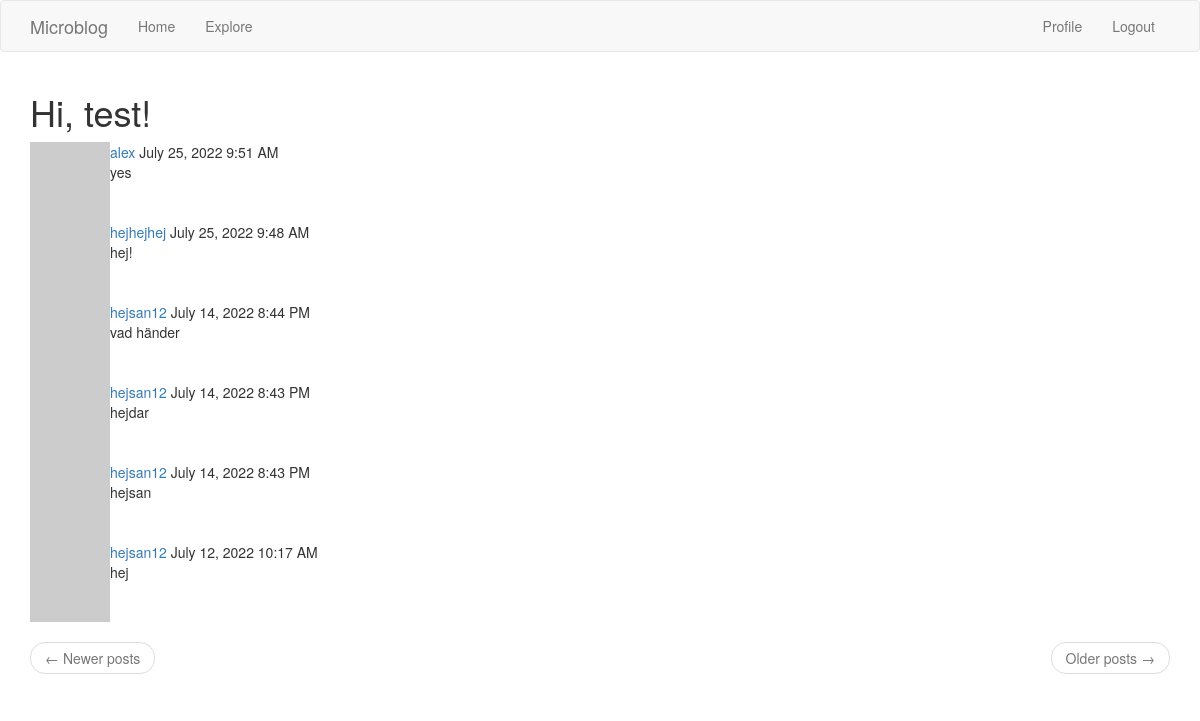
Page /explore (signed in) on the committed database.
### app/models.py (models this page shows, shortened)
class User(UserMixin, db.Model): #Jobba mer med inheritance-classes
    id= db.Column(db.Integer, primary_key=True)
    username= db.Column(db.String(64), index=True, unique=True)
    email= db.Column(db.String(120), index=True, unique=True)
    password_hash= db.Column(db.String(128))
    post= db.relationship('Post', backref='author', lazy= 'dynamic')
    about_me= db.Column(db.String(180))
    last_seen=db.Column(db.DateTime, default=datetime.utcnow)
    def avatar(self, size):
        digest= md5(self.email.lower().encode('utf_8')).hexdigest()
        return 'https://www.gravatar.com/avatar/{}?d=identicon&s={}'.format(digest,size)
    followed = db.relationship(
        'User', secondary=followers,
        primaryjoin=(followers.c.follower_id == id),
        secondaryjoin=(followers.c.followed_id == id),
        backref=db.backref('followers', lazy='dynamic'), lazy='dynamic')

class Post(db.Model):
    id = db.Column(db.Integer, primary_key=True)
    body = db.Column(db.String(140))
    blogpost=db.Column(db.String(280))
    timestamp = db.Column(db.DateTime, index=True, default=datetime.utcnow)
    user_id = db.Column(db.Integer, db.ForeignKey('user.id'))

### app/routes.py (the view)
@app.route('/explore')
@login_required
def explore():
    page=request.args.get('page', 1, type=int)
    posts=Post.query.order_by(Post.timestamp.desc()).paginate(page, app.config['POSTS_PER_PAGE'], False) #global variable see app.config
    next_url= url_for('explore', page=posts.next_num)\
        if posts.has_next else None
    prev_url= url_for('explore', page=posts.prev_num)\
        if posts.has_prev else None
    return render_template('index.html', title='Explore', posts=posts.items, next_url=next_url, prev_url=prev_url)

### app/models.py (called while the page is built)
@login.user_loader
def load_user(id):
    return User.query.get(int(id))

### app/routes.py (called while the page is built)
@app.before_request
def before_request():
    if current_user.is_authenticated:
        current_user.last_seen= datetime.utcnow()
        db.session.commit()
    g.locale=str(get_locale)

### app/templates/index.html (shortened to what this page needs)
{% extends "base.html" %}
{% import 'bootstrap/wtf.html' as wtf %}
{% block app_content %}
    <h1>Hi, {{ current_user.username }}!</h1>
    {% for post in posts %}
        {% include '_post.html' %}
    {% endfor %}
    <nav aria-label="...">
        <ul class="pager">
            <li class="previous{% if not prev_url %} disabled{% endif %}">
                <a href="{{ prev_url or '#' }}">
                    <span aria-hidden="true">&larr;</span> Newer posts
                </a>
            </li>
            <li class="next{% if not next_url %} disabled{% endif %}">
                <a href="{{ next_url or '#' }}">
                    Older posts <span aria-hidden="true">&rarr;</span>
                </a>
            </li>
        </ul>
    </nav>
{% endblock %}

### app/templates/_post.html
<table>
    <tr valign="top">
        <td><img src="{{post.author.avatar(36)}}"></td>
        <td>
            <a href="{{url_for('user', username=post.author.username)}}">
                {{post.author.username}}
            </a>
            {{moment(post.timestamp).format('LLL')}}
             <br> {{post.body}}
        </td>
    </tr>
</table>
 <td>

### rows in the picture
User: username "test"
Post: author.username "alex", timestamp "July 25, 2022 9:51 AM", body "yes"
Post: author.username "hejhejhej", timestamp "July 25, 2022 9:48 AM", body "hej!"
Post: author.username "hejsan12", timestamp "July 14, 2022 8:44 PM", body "vad händer"
Post: author.username "hejsan12", timestamp "July 14, 2022 8:43 PM", body "hejdar"
Post: author.username "hejsan12", timestamp "July 14, 2022 8:43 PM", body "hejsan"
Post: author.username "hejsan12", timestamp "July 12, 2022 10:17 AM", body "hej"
